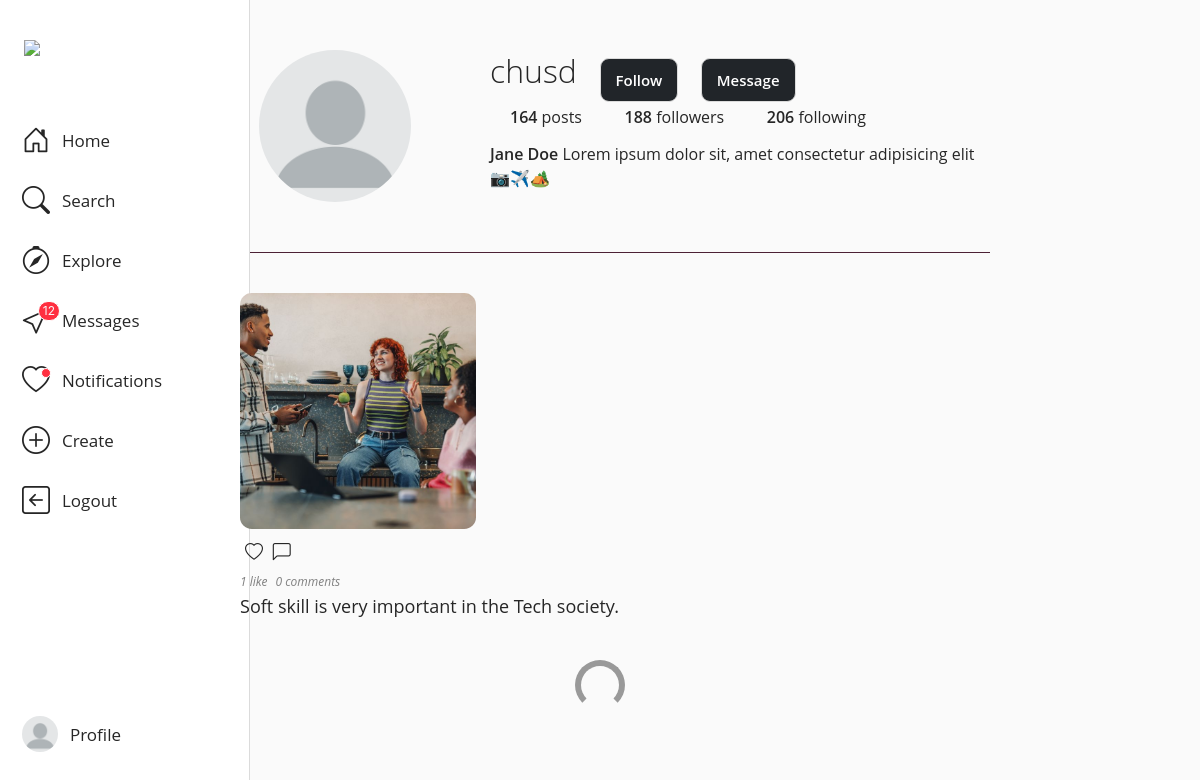
Screenshot of /users/2/profile/ (signed in) with the database file from the repository.
### users/models.py (models this page shows, shortened)
class Profile(models.Model):
    user = models.OneToOneField(settings.AUTH_USER_MODEL, on_delete=models.CASCADE)
    profile_img = models.ImageField(upload_to='users/%Y/%m/%d', default='blank-profile-picture.png')

### insta/models.py (models this page shows, shortened)
class Post(models.Model):
    user = models.ForeignKey(settings.AUTH_USER_MODEL, on_delete=models.CASCADE)
    image = models.ImageField(upload_to='images/%y/%m/%d')
    title = models.CharField(max_length=200)
    slug = models.SlugField(max_length=200, blank=True)
    created = models.DateField(auto_now_add=True)
    likes = models.ManyToManyField(settings.AUTH_USER_MODEL, related_name='post_likes', blank=True)

### users/views.py (the view)
# urls.py: path('<int:id>/profile/', views.index, name='profile'),
@login_required
def index(request, id):
    current_user = Profile.objects.get(id=id).user
    posts = Post.objects.filter(user=current_user)
    profile = Profile.objects.filter(user=current_user).first()
    comment_form = CommentForm()
    return render(request, 'users/index.html', {'posts':posts, 'profile':profile, 'comment_form': comment_form})

### templates/users/index.html (shortened to what this page needs)
{% extends 'insta/base.html' %} {% load static %} {% block content %}
<header>
  <div class="container">
    <div class="profile">
      <div class="profile-image">
        <img src="{{ request.user.profile.profile_img.url }}" class="profile-img" alt="">
      </div>
      <div class="profile-user-settings">
        <h5 class="profile-user-name">{{ profile.user }} </h5>
        <button class="btn profile-edit-btn">Follow</button>
        <button class="btn profile-edit-btn">Message</button>
      </div>
      <div class="profile-stats">
        <ul>
          <li><span class="profile-stat-count">164</span> posts</li>
          <li><span class="profile-stat-count">188</span> followers</li>
          <li><span class="profile-stat-count">206</span> following</li>
        </ul>
      </div>
      <div class="profile-bio">
        <p><span class="profile-real-name">Jane Doe</span> Lorem ipsum dolor sit, amet consectetur
          adipisicing elit
          📷✈️🏕️</p>
      </div>
    </div>
  </div>
</header>
<main>
  <div class="container">
    <div class="gallery">
      {% for post in posts %}
      <div class="gallery-item" tabindex="0">
        <div>
          <img class="gallery-image" src="{{ post.image.url }}" alt="" />
        </div>
        <div class="post comments-wrapper">
          <div>
            {% if request.user in post.likes.all %}
            <input type="hidden" class="post_likes" , value="yes" />
            <i class="bi bi-heart-fill mx-2 like fill"></i>
            {% else %}
            <i class="bi bi-heart mx-2 like"></i>
            {% endif %}
            <i class="bi bi-chat-left chat-icon"></i>
          </div>
          <i class="no_likes">
            {{ post.likes.count }} like{{ post.likes.count|pluralize }}
          </i>
          <i class="no_likes mx-2">
            {{ post.comment.count}} comment{{ post.comment.count|pluralize }}
          </i>
          <p>{{ post.title }}</p>
        </div>
      </div>
      {% endfor %}
    </div>
    <div class="loader"></div>
  </div>
</main>
{% endblock %}

### templates/insta/base.html (shortened to what this page needs)
{% load static %}
<!DOCTYPE html>
<html lang="en">
<head>
  <link href="https://cdn.jsdelivr.net/npm/bootstrap@5.3.3/dist/css/bootstrap.min.css" rel="stylesheet"
>
  <link rel="stylesheet" href="https://cdn.jsdelivr.net/npm/bootstrap-icons@1.11.2/font/bootstrap-icons.min.css" />
  <link href="{% static 'assets/css/main.css' %}" rel="stylesheet" />
</head>
<body>
  <aside class="sidebar">
    <header class="sidebar-header">
      <a href="{% url 'home' %}"><img class="logo-img"
          src="https://raw.githubusercontent.com/zouraiz523/Instagram-Sidebar-/b2750eba8fa31cde49364428bf28fbb41b3a02f0/Instagram%20Sidebar%20Coding/logo.svg" /></a>
    </header>
    <nav>
      <a href="{% url 'home' %}" class="a_icon">
        <span>
          <i class="bi bi-house-door"></i>
          <span>Home</span>
        </span>
      </a>
      <a href="" class="a_icon">
        <span>
          <i class="bi bi-search"></i>
          <span>Search</span>
        </span>
      </a>
      <a href="" class="a_icon">
        <span>
          <i class="bi bi-compass"></i>
          <span>Explore</span>
        </span>
      </a>
      <a href="" class="a_icon">
        <span>
          <i class="bi bi-cursor">
            <span>12</span>
          </i>
          <span>Messages</span>
        </span>
      </a>
      <a href="" class="a_icon">
        <span>
          <i class="bi bi-heart">
            <em></em>
          </i>
          <span>Notifications</span>
        </span>
      </a>
      <a href="{% url 'create' %}" class="a_icon">
        <span>
          <i class="bi bi-plus-circle"> </i>
          <span>Create</span>
        </span>
      </a>
      <form id="logout-form" action="{% url 'logout' %}" method="POST">
        <a class="a_icon" href="" onclick="document.getElementById('logout-form').submit(); return false;">
          <span><i class="bi bi-arrow-left-square"></i><span>Logout</span></span></a>
      </form>
      <a href="{% url 'profile' request.user.id %}" class="a_icon">
        <span>
          <img src="{{ request.user.profile.profile_img.url }}" />
          <span>Profile</span>
        </span>
      </a>
    </nav>
  </aside>
  {% block content %} {% endblock %}
</body>
</html>

### static/assets/css/main.css (style rules this page uses)
:root { font-size: 10px; }
* { box-sizing: border-box; }
*, *::before, *::after { box-sizing: border-box; }
body { margin: 0; background: #fafafa; color: #262626; font-family: "Open Sans", Arial, sans-serif; min-height: 100vh; background-color: #fafafa; padding-bottom: 3rem; }
a { color: #262626; text-decoration: none; }
img { display: block; }
.sidebar { position: fixed; top: 0; left: 0; display: flex; flex-direction: column; align-items: flex-start; width: 250px; height: 100%; padding: 40px 10px 30px 10px; background: #ffffff; border-right: 1px solid #dbdbdb; transition: 0.3s; }
.sidebar-header { width: 100%; margin-bottom: 44px; }
.logo-img { margin-left: 14px; height: 32px; }
.sidebar .a_icon { height: 60px; background: transparent; border: 0; padding: 0; font-family: inherit; color: inherit; cursor: pointer; }
.sidebar .a_icon > span { display: flex; align-items: center; gap: 12px; height: 48px; padding: 0 12px; border-radius: 24px; line-height: 1; }
.sidebar .a_icon > span > span { transition: 0.3s; }
.sidebar .a_icon i { position: relative; font-size: 28px; transition: 0.2s; }
.sidebar .a_icon img { width: 36px; height: 36px; transition: 0.2s; border-radius: 50%; }
.sidebar .a_icon i > span { display: grid; place-items: center; height: 20px; padding: 0 4px; border-radius: 10px; position: absolute; top: -5px; right: -10px; border: 1px solid #ffffff; background: #ff2f40; color: #f9f9f9; font-size: 12px; font-family: BlinkMacSystemFont; font-style: normal; }
.sidebar .a_icon i > em { display: block; height: 10px; width: 10px; border-radius: 10px; position: absolute; top: 2px; right: -1px; border: 1px solid #ffffff; background: #ff2f40; color: #f9f9f9; font-size: 12px; font-family: BlinkMacSystemFont; font-style: normal; }
.sidebar .a_icon span { font-size: 17px; }
.sidebar > nav { flex: 1 1 auto; display: flex; flex-direction: column; width: 100%; }
.sidebar > nav .a_icon:last-child { margin-top: auto; }
.container { max-width: 88rem; margin: 0 auto; padding: 0 5rem; }
.btn { display: inline-block; font: inherit; background: none; border: none; color: inherit; padding: 0; cursor: pointer; }
.profile { padding: 5rem 0; }
.profile::after { content: ""; display: block; clear: both; }
.profile-image { float: left; width: calc(33.333% - 1rem); display: flex; justify-content: center; align-items: center; margin-right: 3rem; }
.profile-image img { border-radius: 50%; }
.profile-user-settings, .profile-stats, .profile-bio { float: left; width: calc(66.666% - 2rem); }
.profile-user-settings { margin-top: 1.1rem; }
.profile-user-name { display: inline-block; font-size: 3.2rem; font-weight: 300; }
.profile-edit-btn { color: #fff; background-color: #212529; font-size: 1.5rem; line-height: 2.8; border: 0.1rem solid #dbdbdb; border-radius: 0.9rem; padding: 0 1.5rem; margin-left: 2rem; }
.profile-stats { margin-top: 2.3rem; }
.profile-stats li { display: inline-block; font-size: 1.6rem; line-height: 1.5; margin-right: 4rem; cursor: pointer; }
.profile-stats li:last-of-type { margin-right: 0; }
.profile-bio { font-size: 1.6rem; font-weight: 400; line-height: 1.5; margin-top: 2.3rem; }
.profile-real-name, .profile-stat-count, .profile-edit-btn { font-weight: 600; }
.gallery { display: flex; flex-wrap: wrap; margin: -1rem -1rem; padding-bottom: 3rem; border-top: 1px solid #4c2135; padding-top: 40px; }
.gallery-item { position: relative; flex: 1 0 22rem; margin: 1rem; cursor: pointer; }
.gallery-image { border-radius: 5%; width: 236px; height: 236px; object-fit: cover; }
.comments-wrapper { font-size: large; padding-top: 10px; }
.profile-img { height: 152px; width: 152px; }
.loader { width: 5rem; height: 5rem; border: 0.6rem solid #999; border-bottom-color: transparent; border-radius: 50%; margin: 0 auto; animation: loader 500ms linear infinite; }
* { margin: 0; padding: 0; box-sizing: border-box; }
.no_likes { font-size: 12px; color: grey; }

### rows the page displays
Profile: user "chusd"
Post: image (picture), likes.count "1", comment.count "0", title "Soft skill is very important in the Tech society."
